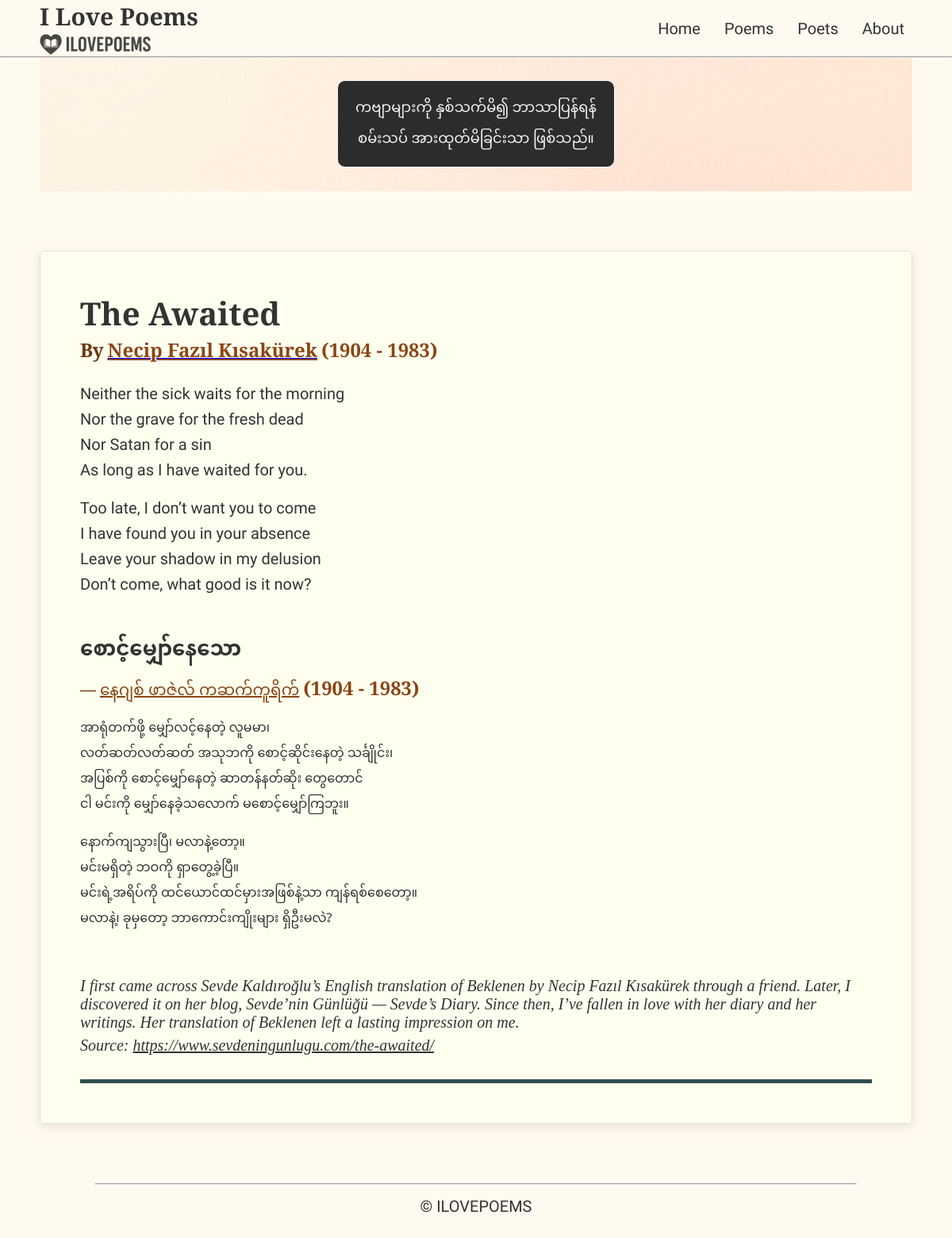
Before: /7/ with the older database file.
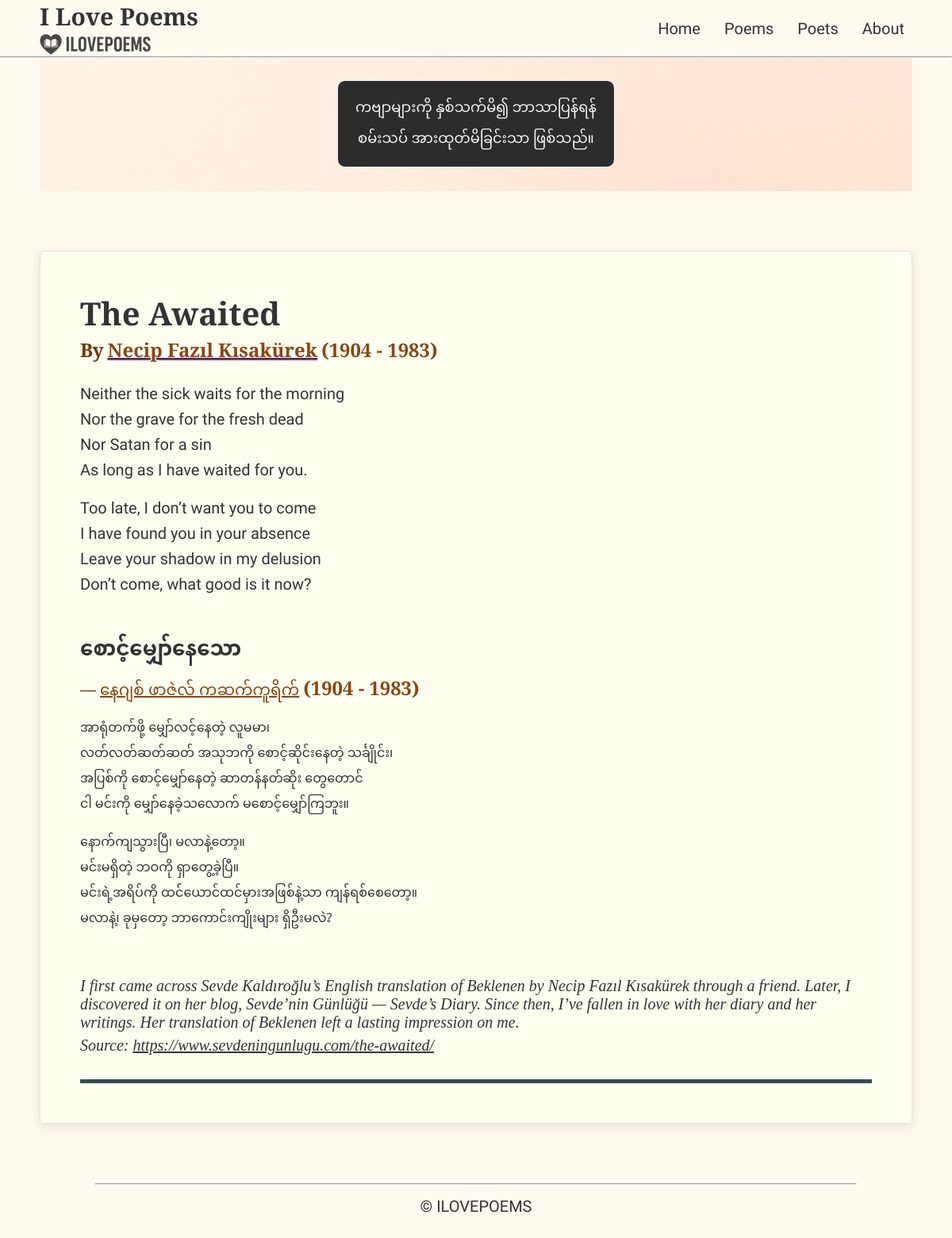
After: the same page with the newer database file.
### poems/models.py (models this page shows, shortened)
class Poem(models.Model):
    title_en = models.CharField(max_length=200)
    title_mm = models.CharField(max_length=200)  # Myanmar title
    poem_mm = models.TextField()                  # Myanmar poem content
    poem_en = models.TextField()                  # English poem content
    about = models.TextField(blank=True)          # About the poem
    source = models.CharField(max_length=300, blank=True)
    featured = models.BooleanField(default=False)  # True/False column
    poet = models.ForeignKey('Poet', on_delete=models.CASCADE, related_name='poems')
    date_added = models.DateTimeField("date added")

class Poet(models.Model):
    name_en = models.CharField(max_length=100)
    name_mm = models.CharField(max_length=100)    # Myanmar name
    about = models.TextField(blank=True)          # About the poet
    source = models.CharField(max_length=300, blank=True)
    born_year = models.PositiveSmallIntegerField("Year of birth", null=True, blank=False)
    dead_year = models.PositiveSmallIntegerField("Year of death", null=True, blank=False)

### poems/views.py (the view)
# urls.py: path('<int:poem_id>/', views.poem, name='poem'),
def poem(request, poem_id):
    poem_obj = get_object_or_404(Poem, pk=poem_id)
    line_count_en = len(poem_obj.poem_en.split('\n'))
    context = {
        "selected_poem": poem_obj,
        "line_count_en": line_count_en
        }
    return render(request, "poems/poem.html", context)

### poems/templates/poems/poem.html (shortened to what this page needs)
{% extends "poems/base.html" %}
{% block content %}
    <div class="poem-translation">
        <div class="poem">
            <p class="poem-title_en">{{ selected_poem.title_en }}</p>
            <span class="poet">By</span>
            <a href="{% url 'poems:poet' selected_poem.poet.id %}"
               class="poet-wrapper">
                <span class="poet">{{ selected_poem.poet.name_en }}</span></a>{% if selected_poem.poet.born_year and selected_poem.poet.dead_year %}
                    <span class="poems_list_items poet">({{ selected_poem.poet.born_year }} - {{ selected_poem.poet.dead_year }})</span>
                {% elif selected_poem.poet.born_year %}
                    <span class="poems_list_items poet">(Born - {{ selected_poem.poet.born_year }})</span>
                {% endif %}
                <div class="poem-en">
                    {{ selected_poem.poem_en|linebreaks }}
                </div>
                <p class="poem-title_mm">{{ selected_poem.title_mm }}</p>
                <span class="poet-mm">—</span>
                <a href="{% url 'poems:poet' selected_poem.poet.id %}"
                class="poet-wrapper">
                <span class="poet-mm">{{ selected_poem.poet.name_mm }}</span></a>{% if selected_poem.poet.born_year and selected_poem.poet.dead_year %}
                    <span class="poems_list_items poet">({{ selected_poem.poet.born_year }} - {{ selected_poem.poet.dead_year }})</span>
                {% elif selected_poem.poet.born_year %}
                    <span class="poems_list_items poet">(Born - {{ selected_poem.poet.born_year }})</span>
                {% endif %}
                <div class="poem-mm">
                    {{ selected_poem.poem_mm|linebreaks }}
                </div>
            </div>
            <div class="note">
                <div>{{ selected_poem.about |linebreaks }}</div>
                {% if selected_poem.source %}
                    <p>
                        Source:
                        <a href="{{ selected_poem.source }}"
                           class="source"
                           target="_blank"
                           rel="noopener noreferrer">
                           {{ selected_poem.source|linebreaksbr }}</a>
                    </p>
                {% endif %}
            </div>
            <hr class="bottom_bar">
        </div>
    {% endblock content %}

### poems/templates/poems/base.html (shortened to what this page needs)
{% load static %}
<!DOCTYPE html>
<html>
    <head>
        <link rel="stylesheet" href="{% static 'poems/css/styles.css' %}">
    </head>
    <body>
        <header class="header">
            <nav class="nav-bar">
                <div class="brand">
                    <a href="{% url 'poems:index' %}" class="brand-name-wrapper">
                        <h1 class="brand-name">I Love Poems</h1>
                    </a>
                    <a href="{% url 'poems:index' %}" class="logo-wrapper">
                        <div id="logo-img" alt="ilovepoems logo"></div>
                    </a>
                </div>
                <div class="nav-links-container">
                    <ul class="nav-links">
                        <li>
                            <a href="{% url 'poems:index' %}" class="nav-link">Home</a>
                        </li>
                        <li>
                            <a href="{% url 'poems:poems' %}" class="nav-link">Poems</a>
                        </li>
                        <li>
                            <a href="{% url 'poems:poets' %}" class="nav-link">Poets</a>
                        </li>
                        <li>
                            <a href="{% url 'poems:about' %}" class="nav-link">About</a>
                        </li>
                    </ul>
                </div>
            </nav>
        </header>
        <hr id="header-separator">
        <main>
            <section id="message-sec">
                <p class="poem-line-mm message-mm">ကဗျာများကို နှစ်သက်မိ၍ ဘာသာပြန်ရန် စမ်းသပ် အားထုတ်မိခြင်းသာ ဖြစ်သည်။</p>
            </section>
            <section id="display-sec">
                {% block content %}
                {% endblock content %}
            </section>
        </main>
        <hr>
        <footer>
            <p>&copy; ILOVEPOEMS</p>
        </footer>
</body>
</html>

### poems/static/poems/css/styles.css (style rules this page uses)
:root { --background-color: #FFFAF0; --font-color: #333333; }
*, *::before, *::after { margin: 0; padding: 0; box-sizing: border-box; }
html { font-size: 20px; }
body { background-color: var(--background-color); font-family: "Zain", sans-serif; color: var(--font-color); }
.header, main, footer { padding: 0 50px; }
.header { position: sticky; top: 0; background-color: var(--background-color); z-index: 100; }
.nav-bar { display: flex; justify-content: space-between; align-items: center; }
.brand { display: flex; flex-direction: column; text-align: left; }
.brand-name { display: inline; font-family: "Cormorant Garamond", serif; font-size: 1.5rem; color: var(--font-color); font-weight: 600; }
.brand-name-wrapper { text-decoration: none; }
.logo-wrapper { display: inline-block; height: 30px; width: 200px; }
#logo-img { background: url('../images/ilovepoems_icon.png') no-repeat; width: 100%; height: 100%; display: block; background-size: contain; }
.nav-links { list-style-type: none; display: flex; justify-content: space-evenly; align-items: center; flex-wrap: wrap; row-gap: 20px; column-gap: 10px; margin: 10px 0; }
.nav-link { display: inline-block; padding: 10px; text-decoration: none; color: var(--font-color); }
#header-separator { position: fixed; left: 0; width: 100%; height: 1px; background: #ccc; margin: 0; z-index: 99; display: block; }
#message-sec { background: url('../images/ChatGPT\ Image\ Nov\ 3\,\ 2025\,\ 10_59_45\ AM.png') no-repeat; background-size: cover; padding: 15px; }
.message-mm { max-width: 350px; margin: 15px auto; padding: 15px; text-align: center; border-radius: 10px; font-size: .9rem; background-color: #2C2C2C; color: #F5F5F5; border: 1px solid #f5f5f5; }
#display-sec { margin: 75px auto; }
.poem-title_en { font-family: "Cormorant Garamond", serif; font-size: 2rem; font-weight: 600; text-transform: capitalize; }
.poem-title_mm { font-family: "Noto Sans Myanmar", sans-serif; font-size: 1.3rem; font-weight: 600; text-transform: capitalize; margin-top: 40px; }
.poet { font-family: "Cormorant Garamond", serif; font-size: 1.2rem; font-weight: 600; text-transform: capitalize; color: #6e3610; }
.poet-mm { font-family: "Noto Sans Myanmar", sans-serif; font-size: 1rem; font-weight: 500; color: #6e3610; }
.poem-en { font-family: "Cardo", serif; font-style: normal; font-size: 1rem; margin-top: 20px; }
.poem-mm { font-family: "Noto Sans Myanmar", sans-serif; font-weight: 400; font-size: .8rem; margin-top: 10px; }
.poem-en p, .poem-mm p { margin-bottom: .8rem; white-space: normal; }
.poem-en p { line-height: 1.6; }
.poem-mm p { line-height: 2; }
.poem-translation { display: flex; flex-direction: column; background-color: #FFFFF0; padding: 50px; border: 1px solid #E6E2D6; box-shadow: 0 4px 12px rgba(216, 212, 196, 0.6); border-radius: 5px; }
.poems_list_items { color: #8b4513; line-height: 1.6; }
.poet-wrapper .poet-mm, .poet-wrapper .poet { color: #8b4513; text-decoration: underline; }
.note { margin: 40px 0 0; font-family: "Cormorant Garamond", serif; word-wrap: break-word; overflow-wrap: break-word; white-space: normal; font-style: italic; }
.note p { margin-bottom: .3rem; }
.note .source { color: var(--font-color); text-decoration: underline; }
.bottom_bar { margin-top: 25px; width: 100%; height: 5px; border: 0px; background-color: #2f4f4f; }
hr { width: 80%; margin: 0px auto; }
footer { height: 100px; padding-top: 15px; text-align: center; }

Changed rows visible on the page:
changed Poem "The Awaited": poem_mm "အာရုံတက်ဖို့ မျှော်လင့်နေတဲ့ လူမမာ၊ လတ်ဆတ်‌လတ်ဆတ် အသုဘကို စောင့်ဆိုင်းနေတဲ့ သင်္ချိုင်း၊ အပြစ်ကို…" → "အာရုံတက်ဖို့ မျှော်လင့်နေတဲ့ လူမမာ၊ လတ်လတ်ဆတ်ဆတ်‌ အသုဘကို စောင့်ဆိုင်းနေတဲ့ သင်္ချိုင်း၊ အပြစ်ကို…"
